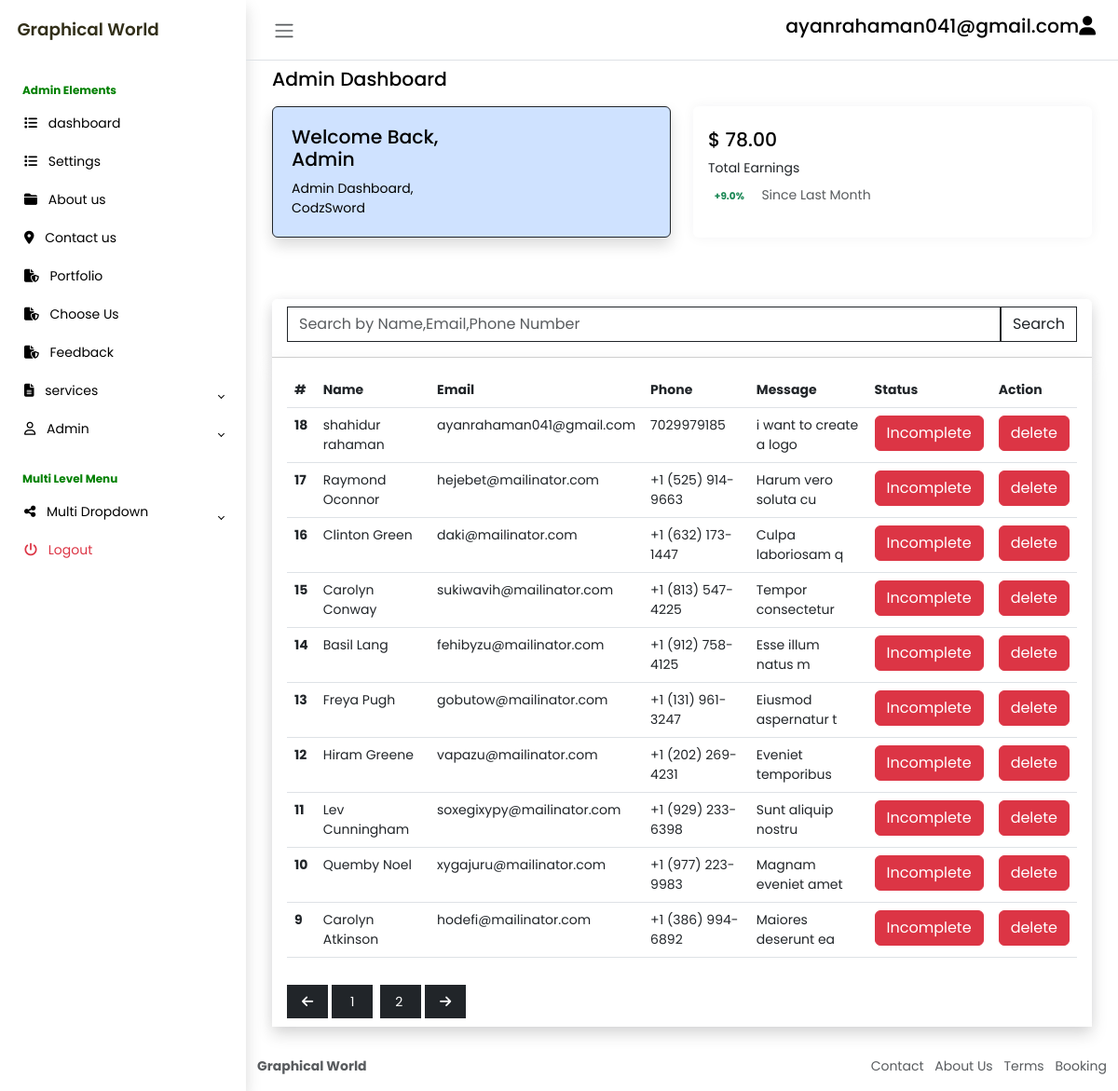
/dashboard/dashboard.php (signed in), run on the app's committed database.
### tables this page shows
CREATE TABLE `client_message` (
  `id` int(11) NOT NULL,
  `name` varchar(255) DEFAULT NULL,
  `email` varchar(255) DEFAULT NULL,
  `phone` varchar(255) DEFAULT NULL,
  `message` varchar(255) DEFAULT NULL,
  `status` int(11) NOT NULL
);

### dashboard/dashboard.php (the view, shortened to what this page needs)
<!DOCTYPE html>
<html lang="en">
<head>
    <link rel="stylesheet" href="https://cdn.jsdelivr.net/npm/bootstrap@5.3.0-alpha2/dist/css/bootstrap.min.css">
    <link rel="stylesheet" href="css/style.css">
</head>
<body class="">
    <div class="wrapper">
                <?php
                    require_once("extra_content/sidebar.php");
                ?>
        <div class="main">
                <?php
                    require_once("extra_content/navbar.php");
                ?>
            <main class="content px-3 py-2">
                <div class="container-fluid">
                    <div class="mb-3">
                        <h4>Admin Dashboard</h4>
                    </div>
                    <div class="row">
                        <div class="col-12 col-md-6 d-flex">
                            <div class="card flex-fill border border-dark illustration shadow ">
                                <div class="card-body p-0 d-flex flex-fill">
                                    <div class="row g-0 w-100">
                                        <div class="col-6">
                                            <div class="p-3 m-1">
                                                <h4>Welcome Back, Admin</h4>
                                                <p class="mb-0">Admin Dashboard, CodzSword</p>
                                            </div>
                                        </div>
                                        <div class="col-6 align-self-end text-end">
                                        </div>
                                    </div>
                                </div>
                            </div>
                        </div>
                        <div class="col-12 col-md-6 d-flex">
                            <div class="card flex-fill border-0">
                                <div class="card-body py-4">
                                    <div class="d-flex align-items-start">
                                        <div class="flex-grow-1">
                                            <h4 class="mb-2">
                                                $ 78.00
                                            </h4>
                                            <p class="mb-2">
                                                Total Earnings
                                            </p>
                                            <div class="mb-0">
                                                <span class="badge text-success me-2">
                                                    +9.0%
                                                </span>
                                                <span class="text-muted">
                                                    Since Last Month
                                                </span>
                                            </div>
                                        </div>
                                    </div>
                                </div>
                            </div>
                        </div>
                    </div><br><br>
                    <div class="card border-0">
                        <div class="card-header bg-white shadow">
                        <form class="d-flex mb-2" action="search.php" method="GET">
                            <input class="form-control rounded-0 shadow-none border border-dark" name="search_text"  placeholder="Search by Name,Email,Phone Number" aria-label="Search">
                            <button class="btn btn-outline-dark rounded-0 border border-dark shadow-none"name="submit" type="submit">Search</button>
                        </form>
                        </div>
                        <div class="card-body shadow bg-white">
                            <table class="table">
                                <thead>
                                    <tr>
                                        <th scope="col">#</th>
                                        <th scope="col">Name</th>
                                        <th scope="col">Email</th>
                                        <th scope="col">Phone</th>
                                        <th scope="col">Message</th>
                                        <th scope="col">Status</th>
                                        <th scope="col">Action</th>
                                    </tr>
                                </thead>
                                <tbody>
                                    <?php
                                         require_once("partials/DBconnect.php");
                                  $sqql="SELECT * FROM client_message";
                                  $querry = $connectingDB->query($sqql);
                                  $Data=$querry->rowCount();
                                  $devided_num = ($Data/10)+1;
                                  if(isset($_GET["pageno"])){
                                      $get_pageno = $_GET["pageno"];
                                      $offset = ($get_pageno-1)*10;
                                      $get_pageno_dec = $get_pageno - 1;
                                      $get_pageno_inc = $get_pageno + 1;
                                  }
                                  else{
                                      $offset = 0;
                                      $get_pageno = 0;
                                      $get_pageno_dec = 0;
                                      $get_pageno_inc = 2;
                                  }
                                         $sql="SELECT * FROM client_message ORDER BY id DESC LIMIT 10 OFFSET $offset";
                                         $stmt = $connectingDB->query($sql);
                                         while($Data = $stmt->fetch()){
                                             $id = $Data["id"];
                                             $name = $Data["name"];
                                             $email = $Data["email"];
                                             $phone = $Data["phone"];
                                             $message = $Data["message"];
                                             $status = $Data["status"];
                                    ?>
                                    <tr>
                                        <th scope="row"><?php echo $id; ?></th>
                                        <td><?php echo $name; ?></td>
                                        <td><?php echo $email; ?></td>
                                        <td><?php echo $phone; ?></td>
                                        <td><?php echo $message; ?></td>
                                        <td><a href="status_change.php?id=<?php echo $id; ?>">
                                        <?php
                                                    if($status == 0){
                                                    ?>
                                                <button class="btn btn-danger shadow-none">Incomplete</button>
                                                <?php
                                                    }
                                                    else{
                                                    ?>
                                                <button class="btn btn-success shadow-none">Complate</button>
                                                <?php
                                                    }
                                        ?>
                                        <td><a href="delete_query.php?id=<?php echo $id; ?>"><button class="btn btn-danger shadow-none">delete</button></a></td>
                                    </tr>
                                    <?php
                                        }
                                    ?>
                                </tbody>
                            </table><br>
                     <?php
                        if($get_pageno_dec < 1){
                            echo "<span class='bg-dark text-white py-2 px-3'><i class='fas fa-arrow-left'></i></span>";
                        }
                        else{
                            echo "<a class='text-decoration-none' href='dashboard.php?pageno=$get_pageno_dec'>
                        <span class='bg-dark text-white py-2 px-3'><i class='fas fa-arrow-left'></i></span>
                        </a>";
                        }
                        for($x=1; $x<$devided_num; $x++){
                            if($x == $get_pageno){
                                echo "<span class='bg-dark text-white py-2 px-3 m-1'>$x</span>";
                            }
                            else{
                                echo "<span class='bg-dark py-2 px-3 m-1'>
                                <a class='text-decoration-none  text-white' href='dashboard.php?pageno=$x' class='text-white'> $x </a></span>";
                            }
                        }
                        if($get_pageno_inc > $devided_num){
                            echo "<span class='bg-dark text-white py-2 px-3'><i class='fas fa-arrow-right'></i></span>";
                        }
                        else{
                            echo "<a class='text-decoration-none bg-dark text-white  py-2 px-3' href='dashboard.php?pageno=$get_pageno_inc'>
                        <span '><i class='fas fa-arrow-right'></i></span>
                        </a>";
                        }
                        ?>
                        </div>
                    </div>
                </div>
            </main>
             <?php
                    require_once("extra_content/footer.php");
                ?>
        </div>
    </div>
</body>
</html>

### dashboard/css/style.css (style rules this page uses)
body { font-family: 'Poppins', sans-serif; font-size: 0.875rem; opacity: 1; overflow-y: scroll; margin: 0; }
a { cursor: pointer; text-decoration: none; font-family: 'Poppins', sans-serif; }
h4 { font-family: 'Poppins', sans-serif; font-size: 1.275rem; color: var(--bs-emphasis-color); }
.wrapper { align-items: stretch; display: flex; width: 100%; }
.main { display: flex; flex-direction: column; min-height: 100vh; min-width: 0; overflow: hidden; transition: all 0.35s ease-in-out; width: 100%; }
.content { flex: 1; max-width: 100vw; width: 100vw; }
@media (min-width:768px) { .content { max-width: auto; width: auto; } }
.card { box-shadow: 0 0 .875rem 0 rgba(34, 46, 60, .05); margin-bottom: 24px; }
.illustration { background-color: var(--bs-primary-bg-subtle); color: var(--bs-emphasis-color); }

### data on the page
client_message: id "18", name "shahidur rahaman", email "ayanrahaman041@gmail.com", phone "7029979185", message "i want to create a logo", status "Incomplete"
client_message: id "17", name "Raymond Oconnor", email "hejebet@mailinator.com", phone "+1 (525) 914-9663", message "Harum vero soluta cu", status "Incomplete"
client_message: id "16", name "Clinton Green", email "daki@mailinator.com", phone "+1 (632) 173-1447", message "Culpa laboriosam q", status "Incomplete"
client_message: id "15", name "Carolyn Conway", email "sukiwavih@mailinator.com", phone "+1 (813) 547-4225", message "Tempor consectetur", status "Incomplete"
client_message: id "14", name "Basil Lang", email "fehibyzu@mailinator.com", phone "+1 (912) 758-4125", message "Esse illum natus m", status "Incomplete"
client_message: id "13", name "Freya Pugh", email "gobutow@mailinator.com", phone "+1 (131) 961-3247", message "Eiusmod aspernatur t", status "Incomplete"
client_message: id "12", name "Hiram Greene", email "vapazu@mailinator.com", phone "+1 (202) 269-4231", message "Eveniet temporibus", status "Incomplete"
client_message: id "11", name "Lev Cunningham", email "soxegixypy@mailinator.com", phone "+1 (929) 233-6398", message "Sunt aliquip nostru", status "Incomplete"
client_message: id "10", name "Quemby Noel", email "xygajuru@mailinator.com", phone "+1 (977) 223-9983", message "Magnam eveniet amet", status "Incomplete"
client_message: id "9", name "Carolyn Atkinson", email "hodefi@mailinator.com", phone "+1 (386) 994-6892", message "Maiores deserunt ea", status "Incomplete"

### other printed values
$_SESSION["email"] "ayanrahaman041@gmail.com"
